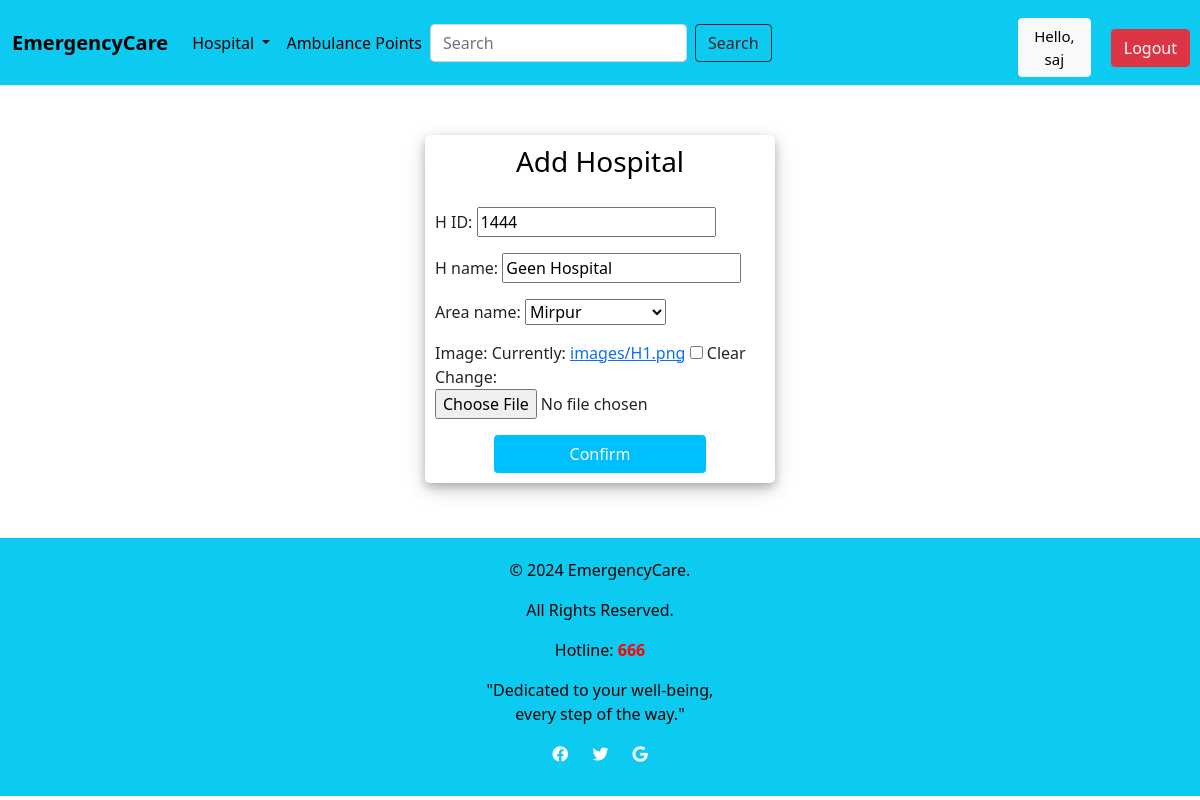
The page /update_hospital/9 (signed in) on the database as committed earlier.
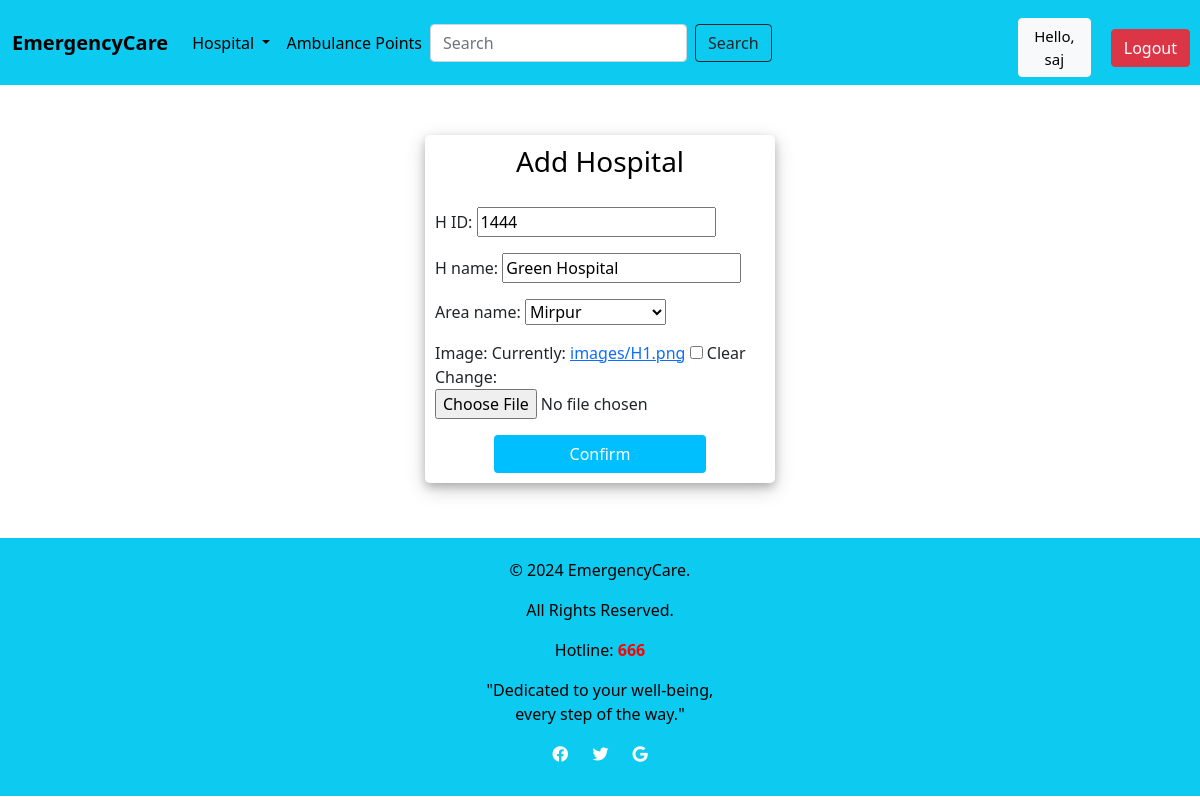
The same page on the database as committed later.
### Location/models.py (models this page shows, shortened)
class Hospital(models.Model):
    H_ID = models.CharField(max_length=200)
    H_name = models.CharField(max_length=200)
    Area_name = models.ForeignKey(Location, on_delete=models.CASCADE)
    image = models.ImageField(upload_to='images/',blank=True, null=True, default='images/default.jpg')

### EMCSystem/decorators.py (the view)
        def wrapper_func(request, *args, **kwargs):
            group = None
            if request.user.groups.exists():
                group = request.user.groups.all()[0].name
            if group in allowed_roles:
                return view_func(request, *args, **kwargs)
            else:
                return HttpResponse("You are not authorized to view this page")

### Location/forms.py
class HospitalForm(ModelForm):
    class Meta:
        model = Hospital
        fields = '__all__'

### Location/models.py (called while the page is built)
    def __str__(self):
        return self.Area_name

### Location/views.py (called while the page is built)
@allowed_user(allowed_roles=['Admin'])
def update_hospital(request, id):
    hospital = Hospital.objects.get(pk = id)
    form = HospitalForm(instance=hospital)
    if request.method == 'POST':
        form = HospitalForm(request.POST, request.FILES, instance=hospital)
        if form.is_valid():
            form.save()
            return redirect('hospital')
    context = {'form':form}
    return render(request, template_name='hospital/add_hospital.html', context=context)

### templates/hospital/add_hospital.html (shortened to what this page needs)
 {% extends 'hospital/hospital.html' %}
 {% block content %}
 {% load static %}
<div class="container h-100">
		<div class="d-flex justify-content-center h-100">
			<div class="user_card">
				<div class="d-flex justify-content-center">
					<h3 id="form-title">Add Hospital</h3>
				</div>
				<div class="d-flex justify-content-center form_container">
					<form action="" method="POST" enctype="multipart/form-data" >
                      {{form.as_p}}
                      <div class="d-flex justify-content-center mt-3 login_container">
				 				<input class="btn login_btn" type="submit" value="Confirm">
					  </div>
                    </form>
				</div>
			</div>
		</div>
 </div>
 {% endblock %}

Rows that differ between the two databases and show on the page:
changed Hospital: H_name "Geen Hospital" → "Green Hospital"
